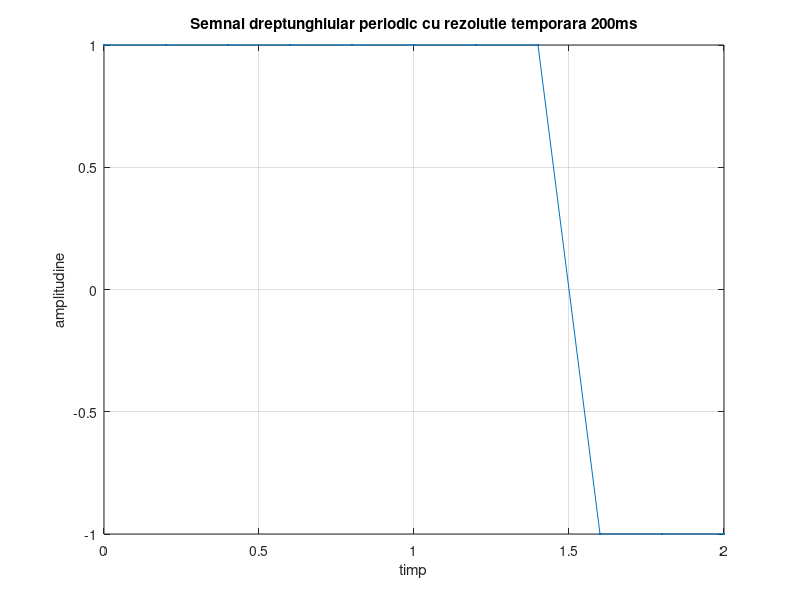

The MATLAB source for this figure:
%subpunctul 1 a

timp = 0:0.002:2;
amplitudine = square(timp,25);
plot(timp,amplitudine, '.-'),xlabel('timp'),ylabel('amplitudine'), title('Semnal dreptunghiular periodic cu rezolutine temporara 2ms'),grid;

%subpunctul 1 b

timp2 = 0:0.02:2;
amplitudine2 = square(timp2, 25)
plot(timp2,amplitudine2, '.-'),xlabel('timp'),ylabel('amplitudine'), title('Semnal dreptunghiular periodic cu rezolutie temporara 20ms'),grid;

%subpunctul 1 c

timp3 = 0:0.2:2;
amplitudine3 = square(timp3, 25)
plot(timp3,amplitudine3, '.-'),xlabel('timp'),ylabel('amplitudine'), title('Semnal dreptunghiular periodic cu rezolutie temporara 200ms'),grid;

